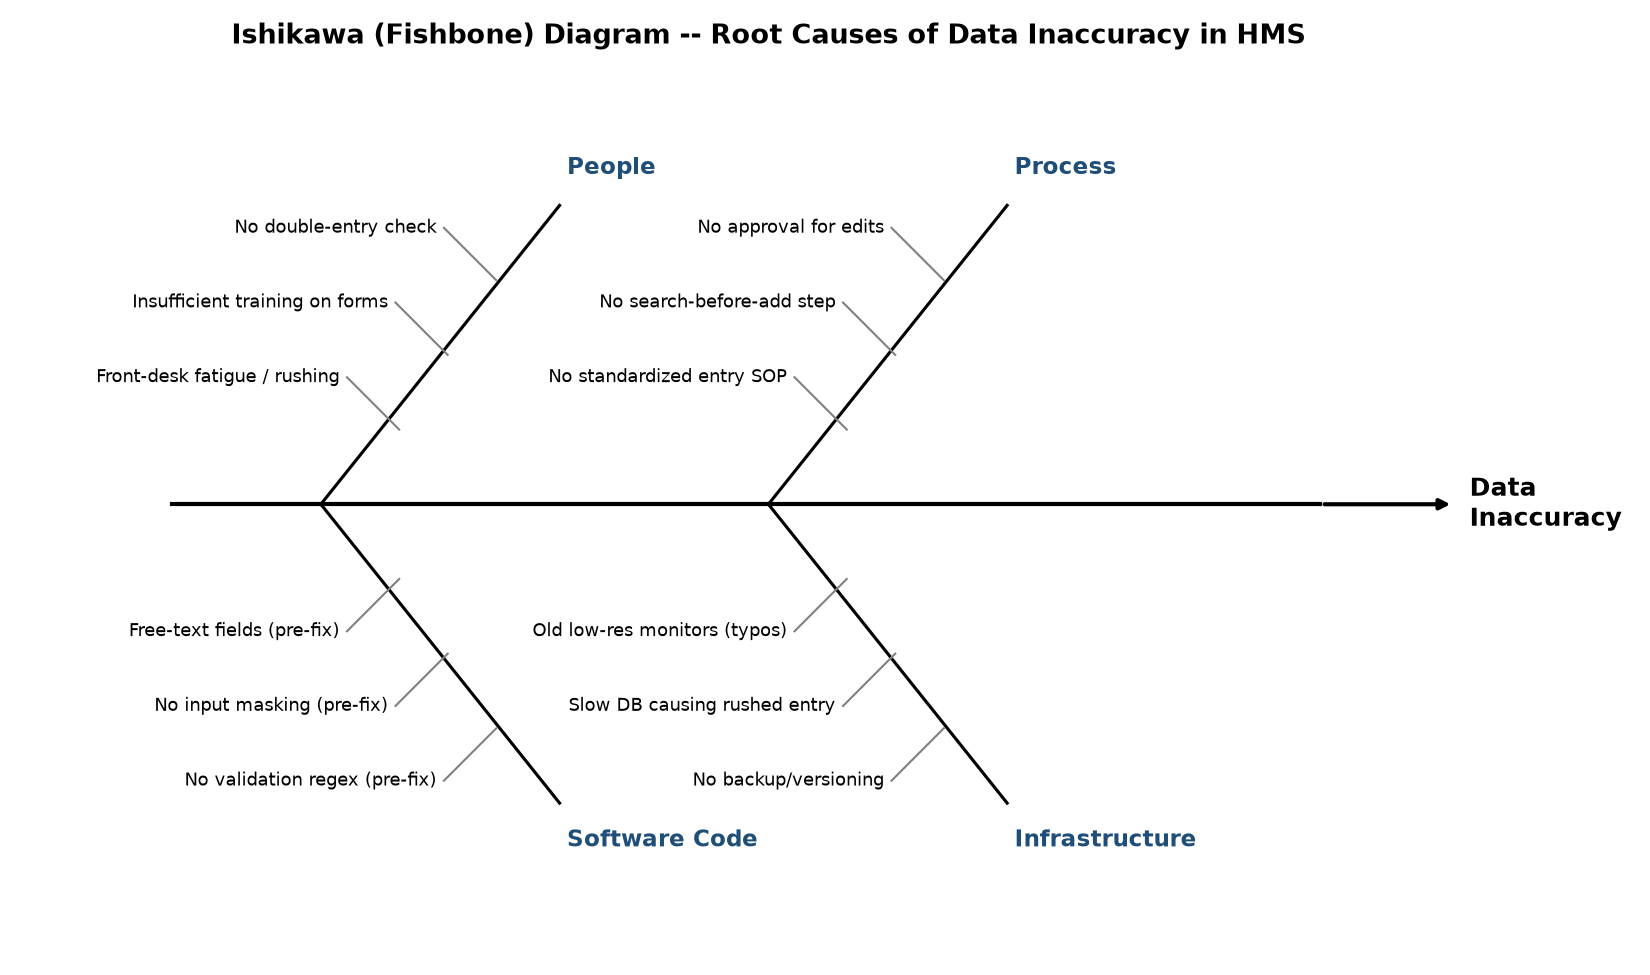

This figure's Python source:
"""
fishbone_diagram.py -- Step 6: SQC tool #2 (Ishikawa / Fishbone diagram)
Root-cause categories for the top Pareto defect category: "Data Entry" accuracy issues
in the Hospital Management System (Q07: Improve Data Accuracy).
"""
import matplotlib
matplotlib.use("Agg")
import matplotlib.pyplot as plt

fig, ax = plt.subplots(figsize=(11, 6.5))
ax.set_xlim(0, 10)
ax.set_ylim(0, 6)
ax.axis("off")

# Spine
ax.plot([1, 8.7], [3, 3], color="black", linewidth=2)
ax.annotate("", xy=(9.6, 3), xytext=(8.7, 3),
            arrowprops=dict(arrowstyle="-|>", color="black", linewidth=2))
ax.text(9.7, 3, "Data\nInaccuracy", fontsize=12, fontweight="bold", va="center")

causes = {
    "People":       ["Front-desk fatigue / rushing", "Insufficient training on forms", "No double-entry check"],
    "Process":       ["No standardized entry SOP", "No search-before-add step", "No approval for edits"],
    "Software Code": ["Free-text fields (pre-fix)", "No input masking (pre-fix)", "No validation regex (pre-fix)"],
    "Infrastructure": ["Old low-res monitors (typos)", "Slow DB causing rushed entry", "No backup/versioning"],
}

positions = [
    ("People", 2.0, "up"),
    ("Process", 5.0, "up"),
    ("Software Code", 2.0, "down"),
    ("Infrastructure", 5.0, "down"),
]

for label, x, direction in positions:
    y_end = 5.0 if direction == "up" else 1.0
    ax.plot([x, x + 1.6], [3, y_end], color="black", linewidth=1.5)
    label_y = y_end + 0.25 if direction == "up" else y_end - 0.25
    ax.text(x + 1.65, label_y, label, fontsize=11, fontweight="bold",
            color="#1F4E78", va="center")

    sub_items = causes[label]
    for i, item in enumerate(sub_items):
        frac = (i + 1) / (len(sub_items) + 1)
        bx = x + 0.2 + frac * 1.3
        by_line_start = 3 + (y_end - 3) * frac
        by = by_line_start + (0.35 if direction == "up" else -0.35)
        ax.plot([bx, bx - 0.35], [by_line_start, by], color="gray", linewidth=1)
        ax.text(bx - 0.4, by, item, fontsize=8.5, ha="right", va="center")

ax.set_title("Ishikawa (Fishbone) Diagram -- Root Causes of Data Inaccuracy in HMS",
              fontsize=13, fontweight="bold")

fig.tight_layout()
import os

out_dir = os.path.dirname(os.path.abspath(__file__))
out_path = os.path.join(out_dir, "fishbone_diagram.png")
fig.savefig(out_path, dpi=150)
print(f"Saved {out_path}")
